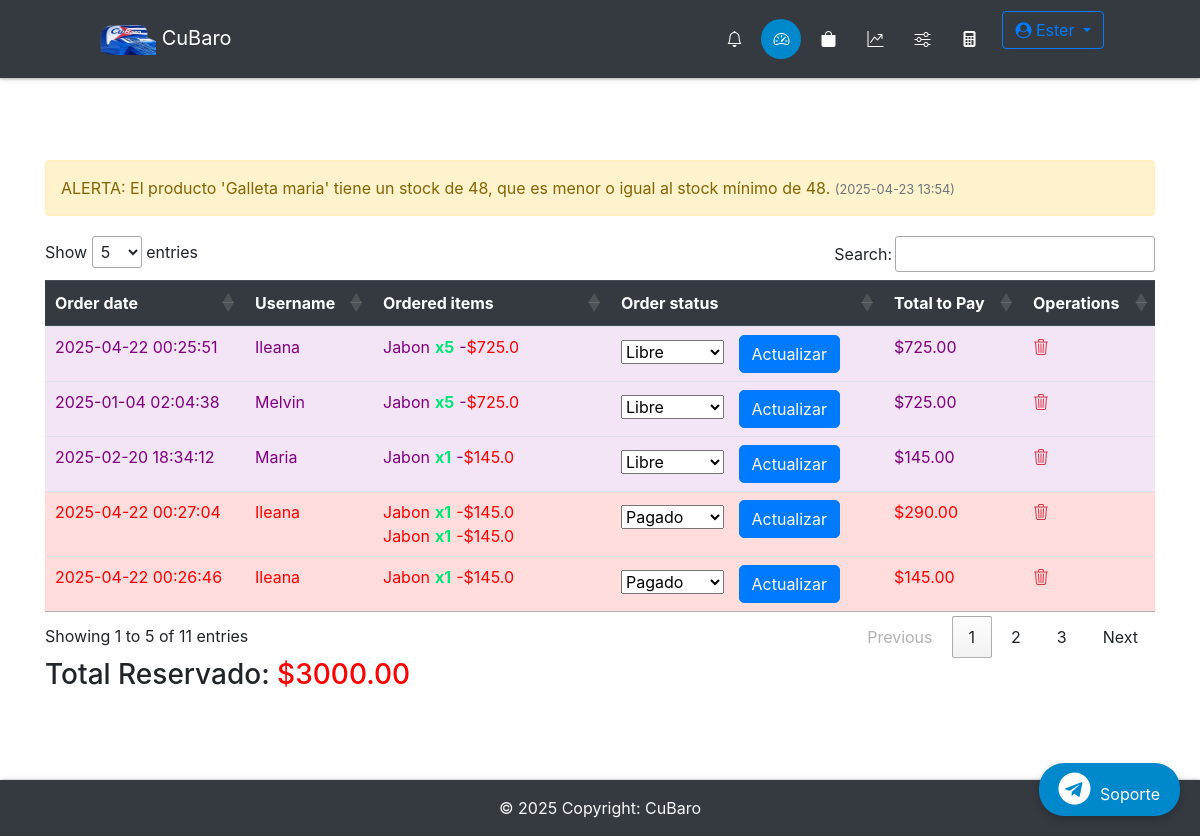
The app's page /admin/ (signed in) with its own data.
### app/db_models.py (models this page shows, shortened)
class User(UserMixin, db.Model):
    __tablename__ = "users"
    id = db.Column(db.Integer, primary_key=True)
    name = db.Column(db.Text, nullable=False)
    email = db.Column(db.String(50), nullable=False, unique=True)
    phone = db.Column(db.String(50), nullable=False)
    password = db.Column(db.String(250), nullable=False)
    admin = db.Column(db.Integer, nullable=False, default=0)
    email_confirmed = db.Column(db.Integer, nullable=False, default=1)
    created_by = db.Column(db.Integer, db.ForeignKey('users.id'), nullable=True)  # ID del creador
    registration_date = db.Column(db.DateTime, default=lambda: datetime.now(timezone.utc))  # Fecha de registro
    membership_expiration = db.Column(db.DateTime, nullable=True)  # Fecha de vencimiento de membresía
    membership_id = db.Column(db.Integer, db.ForeignKey('memberships.id'), nullable=False)  # Relación con membresía
    membership = db.relationship('Membership', backref='users')
    employees = db.relationship('User', backref='creator', remote_side=[id], lazy='select')  # Relación empleados
    cart = db.relationship('Cart', backref='buyer')
    orders = db.relationship("Order", backref='customer', foreign_keys="[Order.uid]")  # Relación con clave foránea especificada

class Alert(db.Model):
    __tablename__ = 'alert'
    id = db.Column(db.Integer, primary_key=True)
    message = db.Column(db.String(255), nullable=False)
    category = db.Column(db.String(50), nullable=False)  # 'error', 'warning', etc.
    created_at = db.Column(db.DateTime, default=datetime.now(timezone.utc))
    user_id = db.Column(db.Integer, db.ForeignKey('users.id'))  # Opcional: asociar alertas a un usuario
    user = db.relationship('User', backref='alerts')

class Order(db.Model):
    __tablename__ = "orders"
    id = db.Column(db.Integer, primary_key=True)
    uid = db.Column(db.Integer, db.ForeignKey('users.id'), nullable=False)  # Clave foránea del cliente
    date = db.Column(db.DateTime, nullable=False)
    status = db.Column(db.String(50), nullable=False)
    items = db.relationship("Ordered_item", backref="order", cascade="all, delete-orphan")

class Ordered_item(db.Model):
    __tablename__ = "ordered_items"
    id = db.Column(db.Integer, primary_key=True)
    oid = db.Column(db.Integer, db.ForeignKey('orders.id'))
    itemid = db.Column(db.Integer, db.ForeignKey('items.id'))
    quantity = db.Column(db.Integer, nullable=False)

class Item(db.Model):
    __tablename__ = "items"
    id = db.Column(db.Integer, primary_key=True)
    name = db.Column(db.String(100), nullable=False)
    price = db.Column(db.Float, nullable=False)
    category = db.Column(db.Text, nullable=False)
    image = db.Column(db.String(250), nullable=False)
    details = db.Column(db.String(250), nullable=False)
    stock_min = db.Column(db.Integer, default=0)
    costo = db.Column(db.Integer)
    stock = db.Column(db.Integer, default=0)
    created_by = db.Column(db.Integer, db.ForeignKey('users.id'), nullable=False)  # Vincular con el creador
    creator = db.relationship('User', backref='items_created')  # Relación con el usuario que creó el producto
    orders = db.relationship('Ordered_item', backref='item', lazy=True, cascade="all, delete, delete-orphan")
    in_cart = db.relationship("Cart", backref="item", lazy=True, cascade="all, delete, delete-orphan")

### app/funcs.py (the view)
	def wrapper(*args, **kwargs):
		if current_user.is_authenticated and current_user.admin == 1:
			return func(*args, **kwargs)
		else:
			return "No estás autorizado a acceder a esta URL."

### app/__init__.py (called while the page is built)
@app.context_processor
def inject_now():
	return {'now': datetime.now(timezone.utc)}

@login_manager.user_loader
def load_user(user_id):
	return User.query.get(user_id)

@app.after_request
def add_no_cache_headers(response):
    response.headers["Cache-Control"] = "no-store, no-cache, must-revalidate, max-age=0"
    response.headers["Pragma"] = "no-cache"
    response.headers["Expires"] = "-1"
    return response

### app/admin/routes.py (called while the page is built)
@admin.route('/')
@admin_only
def dashboard():
    alerts = Alert.query.filter_by(user_id=current_user.id).order_by(Alert.created_at.desc()).all()
    orders = Order.query.join(User, Order.uid == User.id).filter((User.id == current_user.id) | (User.created_by == current_user.id)
    ).all()
    return render_template("admin/home.html", orders=orders, alerts=alerts)

### app/funcs.py (called while the page is built)
def admin_only(func):
	def wrapper(*args, **kwargs):
		if current_user.is_authenticated and current_user.admin == 1:
			return func(*args, **kwargs)
		else:
			return "No estás autorizado a acceder a esta URL."
	wrapper.__name__ = func.__name__
	return wrapper

### app/admin/templates/admin/home.html (shortened to what this page needs)
{% extends "admin/base.html" %}
{% block content %}
    {% if alerts %}
    <div class="alert-container">
        {% for alert in alerts %}
            <div class="alert alert-{{ alert.category }}" id="alert-{{ alert.id }}">
                {{ alert.message }}
                <small class="text-muted" style="font-size: 0.8em;">({{ alert.created_at.strftime('%Y-%m-%d %H:%M') }})</small>
            </div>
        {% endfor %}
    </div>
{% else %}
    <div class="alert alert-info">
        No hay alertas de stock en este momento.
    </div>
{% endif %}
    {% if not orders %}
    <div class="flash-error">No hay Ordenes.</div>
    {% else %}
    <div class="table-responsive">
        <table id="orders-table" class="table table-striped table-hover">
            <thead class="thead-dark">
                <tr>
                    <th>Order date</th>
                    <th>Username</th>
                    <th>Ordered items</th>
                    <th>Order status</th>
                    <th>Total to Pay</th>
                    <th>Operations</th>
                </tr>
            </thead>
            <tbody>
                {% for order in orders %}
                <tr data-order-id="{{ order.id }}" data-order-status="{{ order.status }}" data-order-total="0"
                    data-username="{{ order.customer.name }}">
                    <td>{{ order.date.strftime('%Y-%m-%d %H:%M:%S') }}</td>
                    <td>{{ order.customer.name }}</td>
                    <td>
                        {% for i in order.items %}
                        {% set item_price = i.item.price %}
                        {% set item_total = item_price * i.quantity %}
                        <div class="my" data-item-price="{{ item_price }}" data-item-quantity="{{ i.quantity }}"
                            data-item-total="{{ item_total }}">
                            {{ i.item.name }}<span class="success">x{{ i.quantity }}</span>-<span
                                style="color: red;">${{
                                item_total }}</span><br>
                        </div>
                        {% endfor %}
                    </td>
                    <td>
                        <form method="POST" action="{{ url_for('admin.update_order_status', id=order.id) }}">
                            <select name="status">
                                <option value="Pagado" {% if order.status=='Pagado' %}selected{% endif %}>Pagado
                                </option>
                                <option value="Libre" {% if order.status=='Libre' %}selected{% endif %}>Libre</option>
                            </select>
                            <button class="btn-primary btn" type="submit">Actualizar</button>
                        </form>
                    </td>
                    <td class="order-total">$0</td>
                    <td>
                        <a href="{{ url_for('admin.delete_order', id=order.id) }}"
							onclick="return confirm('¿Estás seguro de que deseas eliminar esta orden?');"><i class="bi bi-trash3 text-danger"></i></a>
                    </td>
                </tr>
                {% endfor %}
            </tbody>
        </table>
    </div>
    <div>
        <h3>Total Reservado: <span id="total-reservado" style="color: red;">$0.00</span></h3>
    </div>
    {% endif %}
    {% endblock %}

### app/admin/templates/admin/base.html (shortened to what this page needs)
{% import "bootstrap/wtf.html" as wtf %}
<!DOCTYPE html>
<html lang="es">
<head>
  <link rel="stylesheet" href="https://stackpath.bootstrapcdn.com/bootstrap/4.5.2/css/bootstrap.min.css">
  <link rel="stylesheet" href="https://cdnjs.cloudflare.com/ajax/libs/font-awesome/4.7.0/css/font-awesome.min.css">
  <link rel="stylesheet" href="https://cdn.jsdelivr.net/npm/bootstrap-icons@1.11.3/font/bootstrap-icons.min.css">
  <link rel="stylesheet" type="text/css" href="https://cdn.datatables.net/1.11.3/css/jquery.dataTables.css">
  <link rel="stylesheet" type="text/css" href="{{ url_for('static', filename='styles.css') }}">
</head>
<body>
  <nav class="navbar navbar-dark bg-dark fixed-top">
    <a class="navbar-brand" href="{{ url_for('home') }}" data-toggle="tooltip" title="Inicio">
      <img src="{{ url_for('static', filename='img/logoo.png') }}" height="30" width="60"> CuBaro
    </a>
    <ul class="navbar-nav d-flex flex-row">
      {% if not current_user.is_authenticated %}
      <li class="nav-item {% if request.endpoint == 'login' %}active{% endif %}">
        <a class="nav-link" href="{{ url_for('login') }}" data-toggle="tooltip" title="Iniciar Sesión">
          <div class="icon-circle">
            <i class="bi bi-box-arrow-in-right"></i>
          </div>
        </a>
      </li>
      {% else %}
      <li class="nav-item {% if request.endpoint == 'orders' %}active{% endif %}">
        <a class="nav-link" href="{{ url_for('orders') }}" data-toggle="tooltip" title="Órdenes">
          <div class="icon-circle">
            <i class="bi bi-bell"></i>
          </div>
        </a>
      </li>
      <li class="nav-item {% if request.endpoint == 'admin.dashboard' %}active{% endif %}">
        <a class="nav-link" href="{{ url_for('admin.dashboard') }}" data-toggle="tooltip" title="Dashboard">
          <div class="icon-circle">
            <i class="bi bi-speedometer2"></i>
          </div>
        </a>
      </li>
      <li class="nav-item {% if request.endpoint == 'admin.items' %}active{% endif %}">
        <a class="nav-link" href="{{ url_for('admin.items') }}" data-toggle="tooltip" title="Productos">
          <div class="icon-circle">
            <i class="bi bi-bag-fill"></i>
          </div>
        </a>
      </li>
      <li class="nav-item {% if request.endpoint == 'admin.statictics' %}active{% endif %}">
        <a class="nav-link" href="{{ url_for('admin.statictics') }}" data-toggle="tooltip" title="Estadísticas">
          <div class="icon-circle">
            <i class="bi bi-graph-up-arrow"></i>
          </div>
        </a>
      </li>
      <li class="nav-item {% if request.endpoint == 'admin.configuracion' %}active{% endif %}">
        <a class="nav-link" href="{{ url_for('admin.configuracion') }}" data-toggle="tooltip" title="Configuración">
          <div class="icon-circle">
            <i class="bi bi-sliders"></i>
          </div>
        </a>
      </li>
      <li class="nav-item mr-2">
        <a class="nav-link" data-toggle="modal" data-target="#fullScreenModal" data-toggle="tooltip"
          title="Calculadora">
          <div class="icon-circle">
            <i class="bi bi-calculator-fill"></i>
          </div>
        </a>
      </li>
      <div class="dropdown ml-auto">
        <a class="btn btn-outline-primary dropdown-toggle" href="#" id="navbarDropdown" role="button"
          data-toggle="dropdown" aria-expanded="false">
          <i class="fa fa-user-circle"></i> {{ current_user.name }}
        </a>
      </div>
      {% endif %}
    </ul>
  </nav>
  <div class="container">
    <div class="main">
      {% block content %}
      {% endblock %}
      <a href="https://t.me/soporte" target="_blank" class="telegram-float">
        <i class="fa fa-telegram fa-2x"></i> Soporte
      </a>
    </div>
  </div>
  <footer class="bg-dark text-center text-lg-start text-light">
    <div class="text-center p-3">
      © {{ now.year }} Copyright: CuBaro
    </div>
  </footer>
</body>
</html>

### app/static/styles.css (style rules this page uses)
:root { --white:#eceff3; --primary-blue: #007bff; --dark-bg: #343a40; --error-red: #ff4c4c; --success-green: #00e676; --chart-red: #ff6384; --chart-blue: #36a2eb; --chart-purple: #cc65fe; --chart-yellow: #ffce56; --chart-green: #2ecc71; --telegram-blue: #0088cc; --telegram-hover: #3688b183; --shadow-light: rgba(0, 0, 0, 0.2); --shadow-dark: rgba(0, 0, 0, 0.19); }
body { padding-top: 80px; }
.main { padding: 10vh 0; }
.navbar { padding: 0.7rem 6rem; box-shadow: 0 1px 2px 0 var(--shadow-light), 0 1px 5px 0 var(--shadow-dark); position: fixed; top: 0; z-index: 1050; }
.navbar-nav { gap: 3px; }
.icon-circle { display: flex; align-items: center; justify-content: center; width: 40px; height: 40px; border-radius: 50%; background-color: var(--dark-bg); color: white; margin: 0 2px; transition: background-color 0.3s, color 0.3s; }
.nav-item.active .icon-circle { background-color: var(--telegram-blue); color: white; }
footer { box-shadow: 1px 0 2px 0 var(--shadow-light), 1px 0 5px 0 var(--shadow-dark); }
table.dataTable { margin: 0 auto; width: 100%; }
table.dataTable th { color: white; background-color: var(--dark-bg); padding: 25px; }
table.dataTable tr { border-bottom: 1px solid #0046C2; }
table.dataTable td { padding: 25px 50px; }
.alert { padding: 15px; margin-bottom: 20px; border: 1px solid transparent; border-radius: 4px; font-size: 16px; transition: opacity 0.5s ease; }
.alert-warning { color: #856404; background-color: #fff3cd; border-color: #ffeeba; }
.flash-error, .help-block, .success { text-align: center; padding: 5px; font-weight: bold; max-width: 400px; margin: 0 auto; }
.success { color: var(--success-green); }
form .btn { background: var(--primary-blue); color: white; border-radius: 5px; }
.text-muted { font-size: 0.9rem; color: gray; }
button { padding: 5px 10px; font-size: 18px; margin: 0 10px; cursor: pointer; }
.telegram-float { position: fixed; bottom: 20px; right: 20px; background-color: var(--telegram-blue); color: white; padding: 10px 20px; border-radius: 25px; text-decoration: none; box-shadow: 0 4px 8px var(--shadow-light); transition: background-color 0.3s, transform 0.3s; z-index: 9999; }
.telegram-float i { margin-right: 5px; }

### records on screen
User: name "Ester"
Alert: message "ALERTA: El producto 'Galleta maria' tiene un stock de 48, que es menor o igual al stock mínimo de 48.", created_at "2025-04-23 13:54"
Order: date "2025-04-22 00:25:51", customer.name "Ileana", status "Libre"
Ordered_item: item.name "Jabon", quantity "5", item_total "725.0"
Order: date "2025-01-04 02:04:38", customer.name "Melvin", status "Libre"
Ordered_item: item.name "Jabon", quantity "5", item_total "725.0"
Order: date "2025-02-20 18:34:12", customer.name "Maria", status "Libre"
Ordered_item: item.name "Jabon", quantity "1", item_total "145.0"
Order: date "2025-04-22 00:27:04", customer.name "Ileana", status "Pagado"
Ordered_item: item.name "Jabon", quantity "1", item_total "145.0"
Ordered_item: item.name "Jabon", quantity "1", item_total "145.0"
Order: date "2025-04-22 00:26:46", customer.name "Ileana", status "Pagado"
Ordered_item: item.name "Jabon", quantity "1", item_total "145.0"
